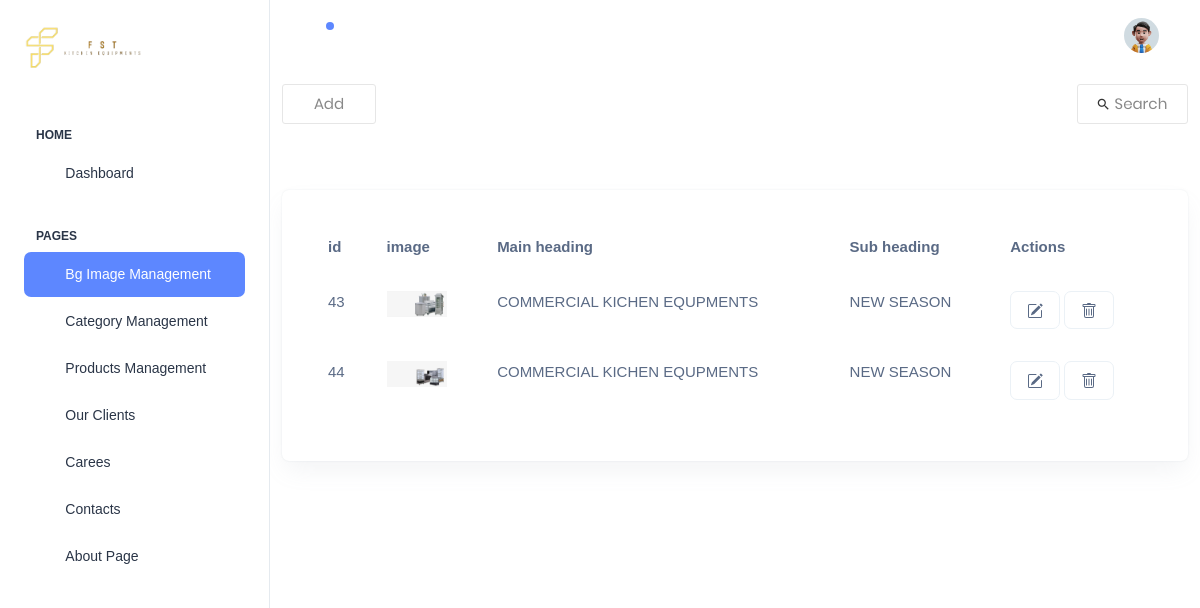
The app's page /dashboard/backgroudimages/ (signed in), older data.
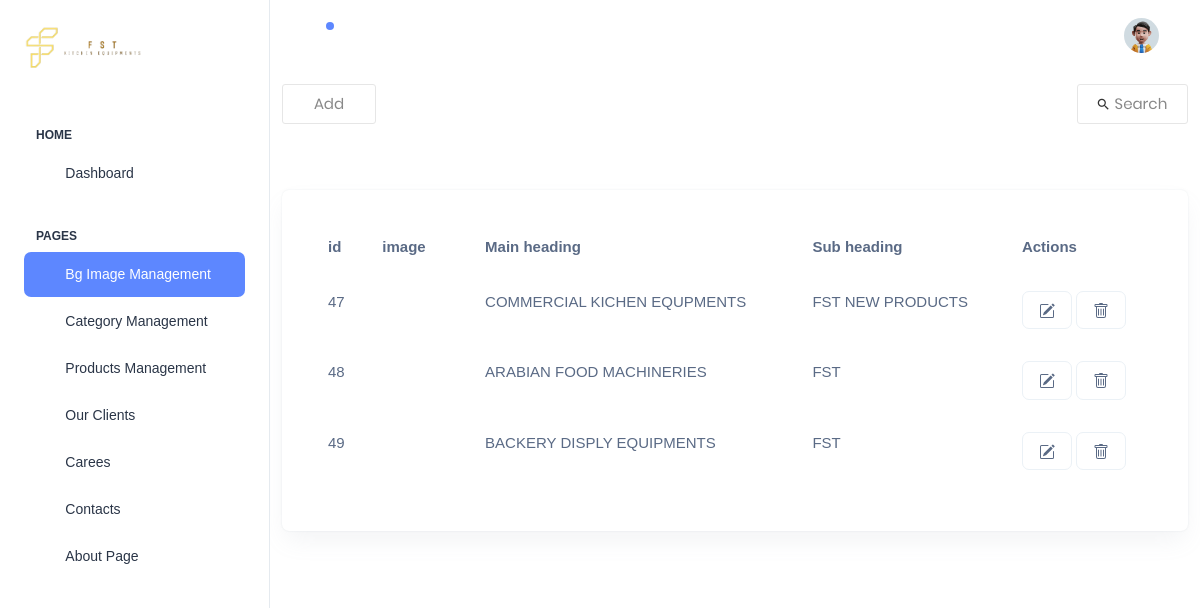
The same page, newer data.
### dashboard/models.py (models this page shows, shortened)
class BgImages(models.Model):
    image = models.ImageField(upload_to='backgroundimages/')
    sub_heading = models.CharField(max_length=150,blank=True,null=True)
    main_heading = models.CharField(max_length=150,blank=True,null=True)
    cropped_image = ImageSpecField(source='image',
                                   processors=[ResizeToFill(1200, 525)],
                                   format='JPEG',
                                   options={'quality': 100})

### dashboard/views.py (the view, shortened to what this page needs)
# urls.py: path('backgroudimages/',BackgroudImages.as_view(), name='BackgroudImages'),
class BackgroudImages(CustomLoginRequiredAdmin,FormView):
    template_name = 'dashboard/backgroundimages/backgroundimages.html'
    form_class = BgImagesForms
    def get_context_data(self, **kwargs):
        context = super().get_context_data(**kwargs)
        context['bgimages_data'] = BgImages.objects.all()
        return context
    def get(self, request, *args, **kwargs):
        if request.GET.get('methods') == 'search':
            query = request.GET.get('query', '').strip()
            instance_data = BgImages.objects.filter(Q(sub_heading__icontains=query) | Q(main_heading__icontains=query))
            return render(request, 'dashboard/backgroundimages/search_data.html', {'bgimages_data': instance_data})
        return super().get(request, *args, **kwargs)

### dashboard/views.py (called while the page is built)
    def dispatch(self, request, *args, **kwargs):
        if request.user.is_authenticated:
            if not request.user.is_superuser:
                return redirect('Signin')
        else:
            return redirect('Signin')
        return super().dispatch(request, *args, **kwargs)

### templates/dashboard/backgroundimages/backgroundimages.html (shortened to what this page needs)
{% extends "dashboard/base.html" %}
{% load static %}
{% block body %}
<div class="page-wrapper" style='background-color: white;' id="main-wrapper" data-layout="vertical" data-navbarbg="skin6" data-sidebartype="full"
    data-sidebar-position="fixed" data-header-position="fixed">
    {% include "dashboard/sidebar.html" %}
    <div class="body-wrapper">
        {% include "dashboard/navbar.html" %}
        <div class="container" style="padding-top: 70px;">
            <div class="flex-w flex-sb-m p-b-52">
                <div class="flex-w flex-l-m m-tb-10" data-bs-toggle="modal" data-bs-target="#addmodal">
                    <div class="flex-c-m stext-106 cl6 size-104 bor4 pointer hov-btn3 trans-04 m-r-8 m-tb-4 ">
                         Add
                    </div>
                </div>
                <div class="flex-w flex-c-m m-tb-10">
                    <div class="flex-c-m stext-106 cl6 size-105 bor4 pointer hov-btn3 trans-04 m-tb-4 js-show-search">
                        <i class="icon-search cl2 m-r-6 fs-15 trans-04 zmdi zmdi-search"></i>
                        Search
                    </div>
                </div>
            </div>
            <div>
                <div class="col-12">
                    <div class="card recent-sales overflow-auto">
                        <div class="card-body">
                            <table class="table table-borderless datatable refresh" id="search-results">
                                <thead>
                                    <tr>
                                        <th scope="col">id</th>
                                        <th scope="col">image</th>
                                        <th scope="col">Main heading</th>
                                        <th scope="col">Sub heading</th>
                                        <th scope="col">Actions</th>
                                    </tr>
                                </thead>
                                {% for bgimage in bgimages_data %}
                                <tr>
                                    <td> {{bgimage.id}} </td>
                                    <td>
                                        <div style="width: 60px;" class="overflow-hidden">
                                            <img class="w-100" src=" {{bgimage.cropped_image.url}} " alt="">
                                        </div>
                                    </td>
                                    <td> {{bgimage.main_heading}} </td>
                                    <td> {{bgimage.sub_heading}} </td>
                                    <td>
                                        <a type="button" class="fs-4 btn hov-btn3 border" data-bs-toggle="modal"
                                            data-bs-target="#updatemodal{{bgimage.id}}">
                                            <i title="" class="fa fa-edit"></i>
                                        </a>
                                        <button type="button" class="btn hov-btn3 border" data-bs-toggle="modal"
                                            data-bs-target="#deletemodal{{bgimage.id}}">
                                        </button>
                                    </td>
                                </tr>
                                {% endfor %}
                            </table>
                        </div>
                    </div>
                </div>
            </div>
        </div>
    </div>
    {% endblock %}

Row changes from the older to the newer data that the page shows:
removed BgImages: id "43", cropped_image (picture), main_heading "COMMERCIAL KICHEN EQUPMENTS", sub_heading "NEW SEASON"
removed BgImages: id "44", cropped_image (picture), main_heading "COMMERCIAL KICHEN EQUPMENTS", sub_heading "NEW SEASON"
added BgImages: id "47", main_heading "COMMERCIAL KICHEN EQUPMENTS", sub_heading "FST NEW PRODUCTS"
added BgImages: id "48", main_heading "ARABIAN FOOD MACHINERIES", sub_heading "FST"
added BgImages: id "49", main_heading "BACKERY DISPLY EQUIPMENTS", sub_heading "FST"
